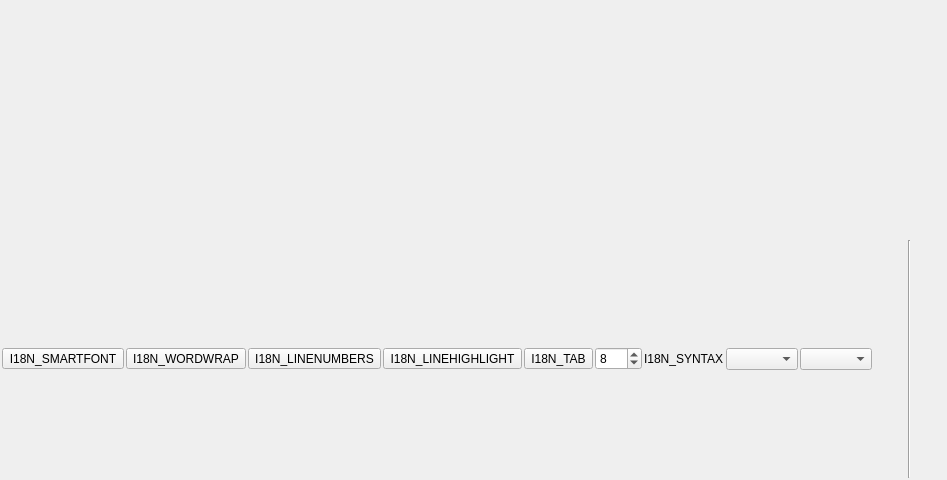
<?xml version="1.0" encoding="UTF-8"?>
<ui version="4.0">
 <class>EditorWindow</class>
 <widget class="QWidget" name="EditorWindow">
  <property name="geometry">
   <rect>
    <x>0</x>
    <y>0</y>
    <width>904</width>
    <height>480</height>
   </rect>
  </property>
  <property name="windowTitle">
   <string>I18N_EDITORWINDOW</string>
  </property>
  <layout class="QVBoxLayout" name="lay_editor_window">
   <property name="spacing">
    <number>0</number>
   </property>
   <property name="leftMargin">
    <number>2</number>
   </property>
   <property name="topMargin">
    <number>2</number>
   </property>
   <property name="rightMargin">
    <number>2</number>
   </property>
   <property name="bottomMargin">
    <number>2</number>
   </property>
   <item>
    <widget class="QWidget" name="wid_main" native="true">
     <layout class="QHBoxLayout" name="lay_main">
      <property name="spacing">
       <number>2</number>
      </property>
      <property name="leftMargin">
       <number>0</number>
      </property>
      <property name="topMargin">
       <number>0</number>
      </property>
      <property name="rightMargin">
       <number>0</number>
      </property>
      <property name="bottomMargin">
       <number>0</number>
      </property>
     </layout>
    </widget>
   </item>
   <item>
    <widget class="QWidget" name="wid_status" native="true">
     <layout class="QHBoxLayout" name="lay_status">
      <property name="spacing">
       <number>2</number>
      </property>
      <property name="leftMargin">
       <number>0</number>
      </property>
      <property name="topMargin">
       <number>0</number>
      </property>
      <property name="rightMargin">
       <number>0</number>
      </property>
      <property name="bottomMargin">
       <number>0</number>
      </property>
      <item>
       <widget class="QWidget" name="wid_buttons" native="true">
        <layout class="QHBoxLayout" name="lay_buttons">
         <property name="spacing">
          <number>2</number>
         </property>
         <property name="leftMargin">
          <number>0</number>
         </property>
         <property name="topMargin">
          <number>0</number>
         </property>
         <property name="rightMargin">
          <number>0</number>
         </property>
         <property name="bottomMargin">
          <number>0</number>
         </property>
         <item>
          <widget class="QToolButton" name="btn_smartfont">
           <property name="toolTip">
            <string>I18N_SMARTFONT_TT</string>
           </property>
           <property name="text">
            <string>I18N_SMARTFONT</string>
           </property>
           <property name="checkable">
            <bool>true</bool>
           </property>
          </widget>
         </item>
         <item>
          <widget class="QToolButton" name="btn_wordwrap">
           <property name="toolTip">
            <string>I18N_WORDWRAP_TT</string>
           </property>
           <property name="text">
            <string>I18N_WORDWRAP</string>
           </property>
           <property name="checkable">
            <bool>true</bool>
           </property>
          </widget>
         </item>
         <item>
          <widget class="QToolButton" name="btn_linenumbers">
           <property name="toolTip">
            <string>I18N_LINENUMBERS_TT</string>
           </property>
           <property name="text">
            <string>I18N_LINENUMBERS</string>
           </property>
           <property name="checkable">
            <bool>true</bool>
           </property>
           <property name="checked">
            <bool>false</bool>
           </property>
          </widget>
         </item>
         <item>
          <widget class="QToolButton" name="btn_linehighlight">
           <property name="toolTip">
            <string>I18N_LINEHIGHLIGHT_TT</string>
           </property>
           <property name="text">
            <string>I18N_LINEHIGHLIGHT</string>
           </property>
           <property name="checkable">
            <bool>true</bool>
           </property>
           <property name="checked">
            <bool>false</bool>
           </property>
          </widget>
         </item>
         <item>
          <widget class="QToolButton" name="btn_tab">
           <property name="toolTip">
            <string>I18N_TAB_TT</string>
           </property>
           <property name="text">
            <string>I18N_TAB</string>
           </property>
           <property name="checkable">
            <bool>true</bool>
           </property>
           <property name="checked">
            <bool>false</bool>
           </property>
          </widget>
         </item>
         <item>
          <widget class="QSpinBox" name="btn_tabwidth">
           <property name="toolTip">
            <string>I18N_TABWIDTH_TT</string>
           </property>
           <property name="minimum">
            <number>1</number>
           </property>
           <property name="maximum">
            <number>255</number>
           </property>
           <property name="value">
            <number>8</number>
           </property>
          </widget>
         </item>
         <item>
          <widget class="QLabel" name="lab_syntax">
           <property name="text">
            <string>I18N_SYNTAX</string>
           </property>
          </widget>
         </item>
         <item>
          <widget class="QComboBox" name="box_syntax">
           <property name="maxVisibleItems">
            <number>5</number>
           </property>
          </widget>
         </item>
         <item>
          <widget class="QComboBox" name="box_subsyntax">
           <property name="maxVisibleItems">
            <number>5</number>
           </property>
          </widget>
         </item>
        </layout>
       </widget>
      </item>
      <item>
       <spacer name="spa_panel">
        <property name="orientation">
         <enum>Qt::Horizontal</enum>
        </property>
        <property name="sizeHint" stdset="0">
         <size>
          <width>40</width>
          <height>20</height>
         </size>
        </property>
       </spacer>
      </item>
      <item>
       <widget class="QLabel" name="lab_pos">
        <property name="minimumSize">
         <size>
          <width>32</width>
          <height>0</height>
         </size>
        </property>
        <property name="text">
         <string/>
        </property>
        <property name="alignment">
         <set>Qt::AlignRight|Qt::AlignTrailing|Qt::AlignVCenter</set>
        </property>
       </widget>
      </item>
      <item>
       <widget class="Line" name="line">
        <property name="orientation">
         <enum>Qt::Vertical</enum>
        </property>
       </widget>
      </item>
      <item>
       <widget class="QLabel" name="lab_lines">
        <property name="minimumSize">
         <size>
          <width>32</width>
          <height>0</height>
         </size>
        </property>
        <property name="text">
         <string/>
        </property>
        <property name="alignment">
         <set>Qt::AlignRight|Qt::AlignTrailing|Qt::AlignVCenter</set>
        </property>
       </widget>
      </item>
     </layout>
    </widget>
   </item>
  </layout>
 </widget>
 <resources/>
 <connections/>
</ui>
